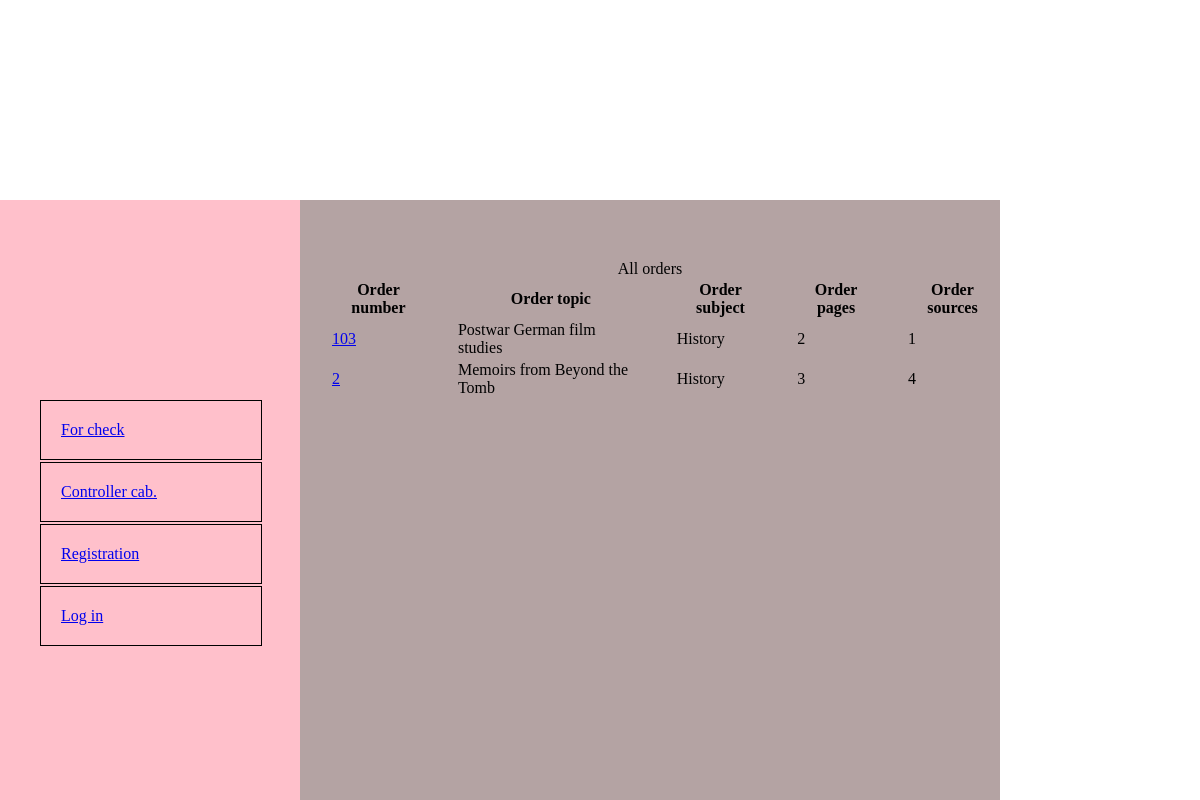
Screenshot of /for_check/ with the database file from the repository.
### app1/models.py (models this page shows, shortened)
class Order_model(models.Model):
	number = models.CharField(max_length=300)
	account = models.CharField(max_length=300, blank=True)
	files = models.CharField(max_length=300, blank=True)
	subject = models.CharField(max_length=300, blank=True)
	topic = models.CharField(max_length=300, blank=True)
	client_deadline = models.CharField(max_length=300, blank=True, null=True)
	price = models.DecimalField(max_digits=8, decimal_places=2, blank=True, null=True)
	number_of_pages = models.IntegerField(blank=True, null=True)
	spaced = models.CharField(max_length=300, blank=True)
	format = models.CharField(max_length=300, blank=True)
	number_of_sources = models.IntegerField(blank=True, null=True)
	abstract = models.BooleanField(blank=True, default=False)
	slieds = models.CharField(max_length=300, blank=True)
	questions = models.CharField(max_length=300, blank=True)
	problems = models.CharField(max_length=300, blank=True)
	paper_type = models.CharField(max_length=300, blank=True)
	assign_date = models.CharField(max_length=300, blank=True, null=True)
	details = models.CharField(max_length=300, blank=True)
	real_time_deadline = models.TimeField(blank=True, null=True)
	status = models.CharField(max_length=300, blank=True, default='available')
	writer_deadline = models.CharField(max_length=300, blank=True, null=True)
	writer_time = models.TimeField(blank=True, null=True)
	writer_number = models.CharField(max_length=300, blank=True)
	words_min = models.IntegerField(blank=True, null=True)
	writer = models.ForeignKey(User, null=True)
	writer_name = models.CharField(max_length=300, null=True)
	writer_email = models.EmailField(max_length=300, blank=True)
	send_date = models.CharField(max_length=300, blank=True, null=True)
	payment = models.DecimalField(max_digits=8, decimal_places=2, blank=True, null=True)
	payment_date = models.CharField(max_length=300, blank=True, null=True)
	client_num_of_order = models.CharField(max_length=300, blank=True)
	controller = models.ForeignKey(UserProfile, null=True)
	times_returned_for_revision = models.IntegerField(default=0)
	def get_absolut_url(self):
		return 'http://127.0.0.1:8000/' + self.number
	class Meta:
		verbose_name = 'Order'
		verbose_name_plural = 'Orders'

### app1/views.py (the view)
# urls.py: url(r'^for_check/$', views.for_check),
def for_check(request):
	orders = Order_model.objects.filter(status='on checking')
	return render(request, 'for_check.html', {'orders':orders})

### app1/templates/for_check.html (shortened to what this page needs)
<html>
<head>
</head>
<body>
	<main>
		<div class='main_container'>
			<div id='my_orders'>
				<ul class='side_menu'>
					<li><a href="http://127.0.0.1:8000/for_check/">For check</a></li>
					<li><a href="http://127.0.0.1:8000/controller_cabinet/">Controller cab.</a></li>
					<li><a href="http://127.0.0.1:8000/register/">Registration</a></li>
					<li><a href="http://127.0.0.1:8000/login/">Log in</a></li>
				</ul>
			</div>
			<div id='main_part'>
				<table class='order_table'>
					{% if orders %}
					<caption>All orders</caption>
					<thead>
						<tr>
						<th>Order number</th>
						<th>Order topic</th>
						<th>Order subject</th>
						<th>Order pages</th>
						<th>Order sources</th>
						</tr>
					</thead>
					<tbody>
						{% for order in orders %}
						<tr>
							<td><a href="{{order.get_absolut_url}}">{{order.number}}</a></td>
							<td>{{order.topic}}</td>
							<td>{{order.subject}}</td>
							<td>{{order.number_of_pages}}</td>
							<td>{{order.number_of_sources}}</td>
						</tr>
						{% endfor %}
					</tbody>
					{% endif %}
				</table>
			</div>
		</div>
	</main>
</body>
</html>

### app1/templates/for_check.html (style rules this page uses)
#my_orders { position: absolute; top: 200px; left: 0px; height: 600px; width: 380px; background-color: pink; }
.side_menu { margin-top: 200px; }
.side_menu li { width: 200px; list-style: none; text-align: left; margin-top: 0px; margin-bottom: 2px; padding-top: 20px; padding-bottom: 20px; padding-left: 20px; border: 1px solid black; }
.side_menu a { width: 100%; height: 100%; text-decoration: : none; }
#main_part { position: absolute; top: 200px; left: 300px; height: 600px; width: 700px; background-color: #B4A3A3; }
.order_table th { padding-left: 30px; }
.order_table td { padding-left: 30px; }
.order_table { position: absolute; top: 60px; }

### rows the page displays
Order_model: number "103", topic "Postwar German film studies", subject "History", number_of_pages "2", number_of_sources "1"
Order_model: number "2", topic "Memoirs from Beyond the Tomb", subject "History", number_of_pages "3", number_of_sources "4"
